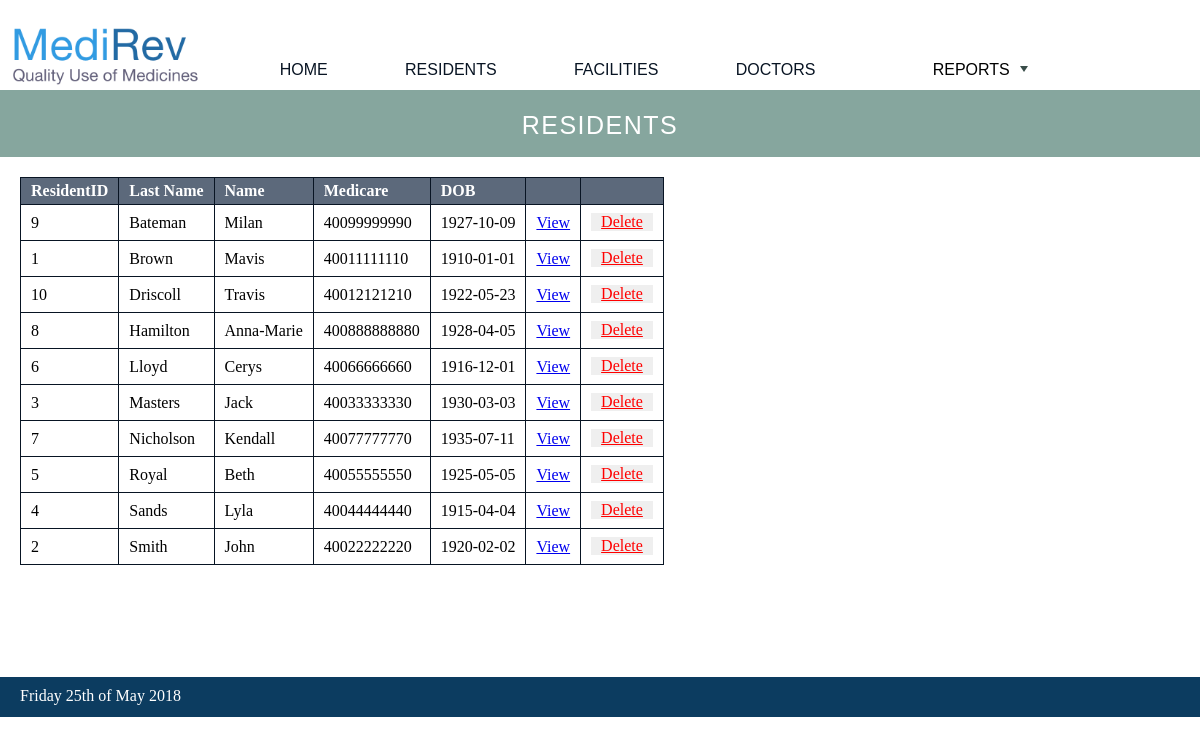
The app's page /all_residents/index.php with its own data.
### tables this page shows
CREATE TABLE Resident(
	ResidentID INT NOT NULL AUTO_INCREMENT,
	FirstName VARCHAR(255) NOT NULL,
	LastName VARCHAR(255) NOT NULL,
	Medicare VARCHAR(255),
	DOB DATE,
	PRIMARY KEY (ResidentID)
);

### private/query_functions.php (called while the page is built, shortened)
<?php require_once('functions.php'); ?>
<?php
function get_all_residents($lastname, $firstname, $facility) {
	global $db;
	if ($facility == "'%'") {
		$sql = "SELECT *
		 FROM Resident
		 WHERE LastName LIKE $lastname AND
	  	  FirstName LIKE $firstname
	  	 ORDER BY LastName";
	}
	$result = $db->query($sql);
	$array = $result->fetchALL(PDO::FETCH_ASSOC);
	return $array;
}
?>

### private/functions.php (called while the page is built, shortened)
<?php require_once('query_functions.php'); ?>
<?php
function url_to($script_path) {
	return WWW_ROOT . $script_path;
}
function h($string) {
	return htmlspecialchars($string);
}
function u($string="") {
	return urlencode($string);
}
?>

### public/all_residents/index.php (the view, shortened to what this page needs)
<?php
	$lastname = empty($_POST["lastname"]) ? "'%'" : '"'.$_POST["lastname"].'"';
	$firstname = empty($_POST["firstname"]) ? "'%'" : '"'.$_POST["firstname"].'"';
	$facility = empty($_POST["facility"]) ? "'%'" : '"'.$_POST["facility"].'"';
	$all_residents = get_all_residents($lastname, $firstname, $facility);
?>
<?php $page_title = 'Residents'; ?>
<?php include(SHARED_PATH . '/header.php'); ?>
<header class='resident'>
	<?php echo $page_title ?>
</header>
<div id="content">
	<article id="resident">
		<section id="resident_list">
			<table class="list">
				<tr>
					<th>ResidentID</th>
					<th>Last Name</th>
					<th>Name</th>
					<th>Medicare</th>
					<th>DOB</th>
					<th>&nbsp;</th>
					<th>&nbsp;</th>
				</tr>
				<?php foreach($all_residents as $resident) { ?>
					<tr>
						<td><?php echo h($resident['ResidentID']); ?></td>
						<td><?php echo h($resident['LastName']); ?></td>
						<td><?php echo h($resident['FirstName']); ?></td>
						<td><?php echo h($resident['Medicare']); ?></td>
						<td><?php echo h($resident['DOB']); ?></td>
						<td><a class="action" href="<?php echo url_to('/all_residents/resident/view.php?id='.h(u($resident['ResidentID'])));?>">View</a></td>
						<td>
							<form method="post" action="delete_resident.php">
								<input class="link" type="submit" value="Delete">
							</form>
						</td>
					</tr>
				<?php } ?>
			</table>
		</section>
	</article>
</div>
<?php include(SHARED_PATH . '/footer.php'); ?>

### public/stylesheets/home.css (style rules this page uses)
* { max-width: 1300px; }
#content { min-height:500px; }
header { background: #39729B; color: #FFFFFF; height: 25px; margin: 0 0 0 0; padding: 21 15; font-family: Veranda, Arial, Helvetica, sans-serif; font-size: 25px; text-align: center; text-transform: uppercase; letter-spacing: 1.5px; }
header.resident { background: #86A69E; }
body { margin: 0; min-height:100%; width: 100%; margin: 0; padding: 0; min-width: 1024px; }
input.link { border: none; position: relative; text-align: center; padding: 0 10px 0 10px; margin-top: 5px; margin-bottom: -10px; font-size: 16px; font-family: Times New Roman; text-decoration: underline; color: red; cursor: pointer; }
table { border-collapse: collapse; margin: 20 20 20 20; }
table.list { max-width: 100%; }
table.list tr th { border: 1px solid #081423; background: #5C697B; color: white; text-align: left; }
table.list tr td { border: 1px solid #081423; }
th { padding: 4 10 4 10; }
td { padding: 3 10 3 10; }

### records on screen
resident: ResidentID "9", LastName "Bateman", FirstName "Milan", Medicare "40099999990", DOB "1927-10-09"
resident: ResidentID "1", LastName "Brown", FirstName "Mavis", Medicare "40011111110", DOB "1910-01-01"
resident: ResidentID "10", LastName "Driscoll", FirstName "Travis", Medicare "40012121210", DOB "1922-05-23"
resident: ResidentID "8", LastName "Hamilton", FirstName "Anna-Marie", Medicare "400888888880", DOB "1928-04-05"
resident: ResidentID "6", LastName "Lloyd", FirstName "Cerys", Medicare "40066666660", DOB "1916-12-01"
resident: ResidentID "3", LastName "Masters", FirstName "Jack", Medicare "40033333330", DOB "1930-03-03"
resident: ResidentID "7", LastName "Nicholson", FirstName "Kendall", Medicare "40077777770", DOB "1935-07-11"
resident: ResidentID "5", LastName "Royal", FirstName "Beth", Medicare "40055555550", DOB "1925-05-05"
resident: ResidentID "4", LastName "Sands", FirstName "Lyla", Medicare "40044444440", DOB "1915-04-04"
resident: ResidentID "2", LastName "Smith", FirstName "John", Medicare "40022222220", DOB "1920-02-02"

### other values on screen
$page_title "RESIDENTS"
